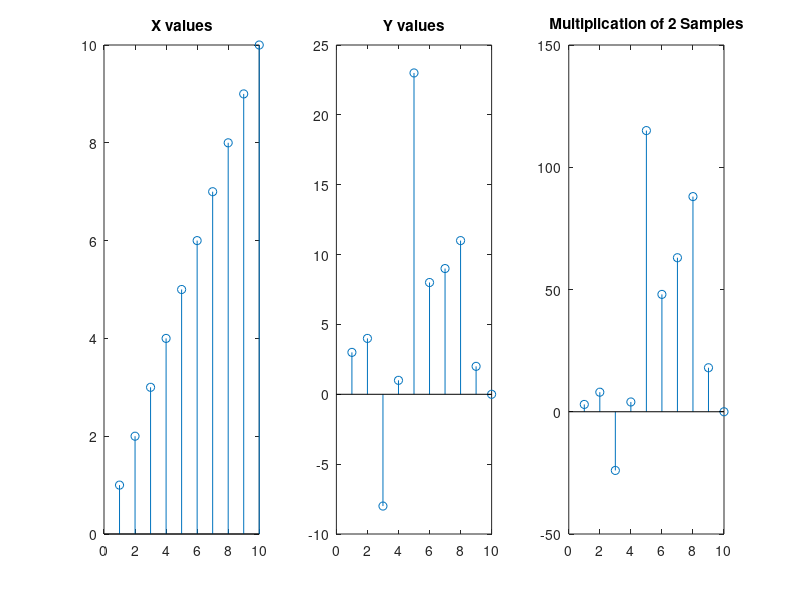

Here is the MATLAB script that generated this plot:
% multiplying 2 signals

x = [1 2 3 4 5 6 7 8 9 10];
subplot(1,3,1);
stem(x);
title("X values")
y = [3 4 -8 1 23 8 9 11 2 0];
subplot(1,3,2);
stem(y);
title("Y values")

z = x .* y;
subplot(1,3,3);
stem(z);

title("Multiplication of 2 Samples");